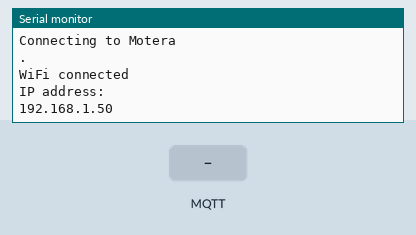
Bench run of a sketch on a simulated ESP8266 (NodeMCU). Shown: the last lines printed to the serial monitor. The test bench sets the inputs (shaded band). WiFi joins after 1.5 s; servers stay silent unless stated; random numbers use the default seed unless the sketch sets one; no MQTT or app messages arrive unless stated.

Above: at 3.7 s.
3.8 s: MQTT message "1" arrives on the first subscribed topic
At 5.7 s:
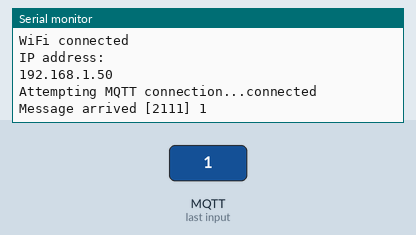
6.0 s: MQTT message "2" arrives on the first subscribed topic
At 7.3 s:
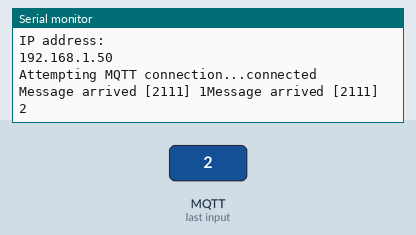

The sketch:

Gateway.ino
```cpp
#include <ESP8266WiFi.h>
#include <WiFiClient.h>
#include <WiFiServer.h>
#include <PubSubClient.h>

const char *gateway_id="2111";
const char *ap_ssid = "ESP8266";
const char *ap_password = "12345678";

const char *sta_ssid = "Motera";
const char *sta_password = "aaaaayyyeeee";
const char* mqtt_server = "65.1.164.121";
const char* userName = "teamrookie";
const char* passWord = "benrowonahack";
String currentLine,Input="";
char output[20],sample_out[20];

WiFiClient espClient;
PubSubClient client_mqtt(espClient);

WiFiServer server(80);

typedef struct struct_message {
  String nodeID;
  int value;
  String action;
  String extras;
} struct_message;

struct_message Node_Data;
struct_message Server_Data;
String temporary;

void callback(char* topic, byte* payload, unsigned int length) {
  Serial.print("Message arrived [");
  Serial.print(topic);
  Serial.print("] ");
  for (int i = 0; i < length; i++) {
    Serial.print((char)payload[i]);
    Input+=(char)payload[i];
  }
    //Extracting Data from the server.
    String c="";int c1=0;
  for(int i=0;i<Input.length();i++)
  {
    if(Input.charAt(i)!='/')
    c+=Input.charAt(i);
    else
    {
      c1++;
      if(c1==1)
      {
      Server_Data.nodeID=c;
      c="";
      }
      else if(c1==2){
      Server_Data.action=c;
      c="";}
      else if(c1==3){
      Server_Data.value=c.toInt();
      c="";}
      else{}
    }
  }
  Server_Data.extras=c.toInt();
  temporary=(String)Server_Data.nodeID+"/"+(String)Server_Data.action+"/"+(String)Server_Data.value+"/"+(String)Server_Data.extras;// Extracting Node's Data
}

void reconnect() {
  // Loop until we're reconnected
  while (!client_mqtt.connected()) {
    Serial.print("Attempting MQTT connection...");
    // Create a random client ID
    String clientId = "ESP8266Client-";
    clientId += String(random(0xffff), HEX);
    // Attempt to connect
    if (client_mqtt.connect(clientId.c_str(),userName,passWord)) {
      Serial.println("connected");
        String sample="12g/OFF/0/0";
        char n1[100]="";
        sample.toCharArray(n1,sizeof(n1));
        snprintf (sample_out, 25, n1, 50);
      // Once connected, publish an announcement...
      client_mqtt.publish(gateway_id,sample_out);// Gateway Id needed
      // ... and resubscribe
      client_mqtt.subscribe(gateway_id);// Gateway Id needed
    } else {
      Serial.print("failed, rc=");
      Serial.print(client_mqtt.state());
      Serial.println(" try again in 5 seconds");
      // Wait 5 seconds before retrying
      delay(5000);
    }
  }
}

void WebHandling()
 {
  // listen for incoming clients
   WiFiClient client = server.available();
  if (client) {
    Serial.println("new client");
    currentLine= "";
    // an http request ends with a blank line
   while (client.connected()) {
      if (client.available()) {
        char c = client.read();
        Serial.write(c);
        // if you've gotten to the end of the line (received a newline
        // character) and the line is blank, the http request has ended,
        // so you can send a reply
        if (c == '\n') {
          // send a standard http response header
          client.println(temporary);
          break;
        }
          else if (c != '\r') {  // if you got anything else but a carriage return character,// add it to the end of the currentLine
          currentLine +=c;
          }
          }
        }
        // give the web browser time to receive the data
        delay(100);

        // close the connection:
        client.stop();
        Serial.println("Client disconnected");
    }
    String c="";int c1=0;
  for(int i=0;i<currentLine.length();i++)
  {
    if(currentLine.charAt(i)!='/')
    c+=currentLine.charAt(i);
    else
    {
      c1++;
      if(c1==2)
      {
      Node_Data.nodeID=c;
      c="";
      }
      else if(c1==3){
      Node_Data.action=c;
      c="";}
      else if(c1==4){
      Node_Data.value=c.toInt();
      c="";}
      else{}
    }
  }
  Node_Data.extras=c;
  String temp=(String)Node_Data.nodeID+"/"+(String)Node_Data.action+"/"+(String)Node_Data.value+"/"+(String)Node_Data.extras;// Extracting Node's Data
  char n[100]="";
  temp.toCharArray(n,sizeof(n));
  snprintf (output, 25, n, 50);
 }

void setup() {
  Serial.begin(115200);
  Serial.println();
  WiFi.mode(WIFI_AP_STA);

  Serial.print("Configuring access point...");
  WiFi.softAP(ap_ssid, ap_password);
  delay(1000);
  server.begin();

  IPAddress myIP = WiFi.softAPIP();
  Serial.print("AP IP address: ");
  Serial.println(myIP);

  Serial.println();
  Serial.print("Connecting to ");
  Serial.println(sta_ssid);
  WiFi.begin(sta_ssid, sta_password);
  delay(1000);

  while (WiFi.status() != WL_CONNECTED) {
    delay(500);
    Serial.print(".");
  }

  Serial.println("");
  Serial.println("WiFi connected");
  Serial.println("IP address: ");
  Serial.println(WiFi.localIP());

  client_mqtt.setServer(mqtt_server, 1883); //Start up mqqt server client
  client_mqtt.setCallback(callback);
}

void loop() {
  WebHandling();
  client_mqtt.publish(gateway_id,output); // Publish the Node data when we get one.
    delay(2000);
  if (!client_mqtt.connected()) {
    reconnect();
  }
  client_mqtt.loop();
}
```

Measured:
- after the input at 3.8 s, the serial monitor: prints a new line after 0.76 s (image 1)
- after the input at 6.0 s, the serial monitor: prints a new line after 0.56 s (image 2)
